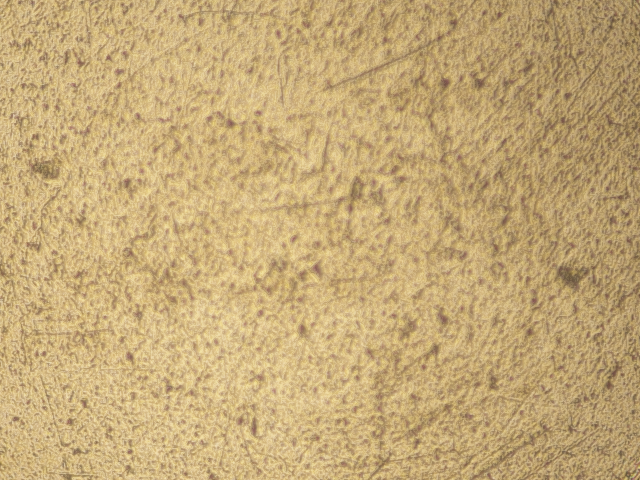
#> input picture data/wlsi-series/plataz001.tif, 640 x 480 px; its folder holds only this picture in this run
$ jupyter execute --allow-errors wlsi_processing.ipynb   (shell and % lines are left out)
#> lines starting #> are read from the running program, lines starting #| are printed output that depends on the picture
<a href="https://colab.research.google.com/github/opi-lab/optical-metrology-2021/blob/gh-pages/notebooks/wlsi_processing.ipynb" target="_parent"></a>

## White light scanning interferece microscopy

Andres Marrugo, PhD
Universidad Tecnológica de Bolívar

In this activity, we will estimate the 3D surface of a metallic sphere using White Light Scanning Interference Microscopy (WLSI), also called Coherence Scanning Interference (CSI) Microscopy.

[cell 1]
# Let's load the necessary libraries
from matplotlib import pyplot as plt
import numpy as np
import glob
import cv2

We need first to download the dataset for this example.

Let's download the images from the course repository. The code that follows is an [svn trick](https://stackoverflow.com/questions/7106012/download-a-single-folder-or-directory-from-a-github-repo) for downloading a folder from a Github repository.

We need first the dataset of images for reconstruction. We will store all the image filenames in a list.

[cell 2]
imlist = sorted(glob.glob('wlsi-series/*'))
N = len(imlist)

print('There are {} images'.format(N))

Read a couple of images.

[cell 3]
# Read two images from different positions

ind1 = 0
ind2 = 135

im1 = cv2.imread(imlist[ind1], 0)
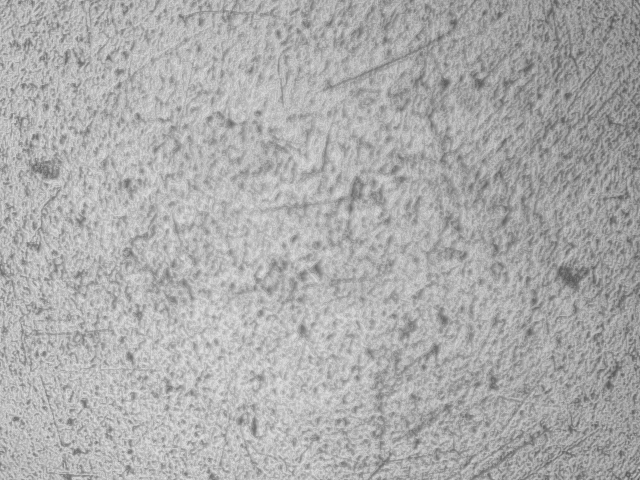
#> im1: shape (480, 640); min 83, max 226, mean 172.3
#> (the rest of this cell did not finish here and is left out)

[cell 4]
# Let's plot the two images

fig, ax = plt.subplots(1,2, figsize=(12,5))
ax[0].imshow(im1, cmap='gray'), ax[0].set_title('1st image of the series.')
#> (the rest of this cell did not finish here and is left out)

Note that not all images have fringes. The depth scan covers a larger range than the shape of the object. As in the following figure.

[cell 5]
# Let's read all images and store them in a numpy array

wlsi_data = []
for f in imlist:
    # print(f)
    image = cv2.imread(f, 0)
    wlsi_data.append(image)

wlsi_data = np.array(wlsi_data)
print('X_data shape:', wlsi_data.shape)
#| X_data shape: (1, 480, 640)

Note that for indexing any of the images you must use the first axis ``wlsi_data[1st axis, 2nd axis, 3rd axis]``.

We will plot the depth interferogram at a given pixel (x, y). Also note that the depth scan was performed with 0.1 microns steps.

[cell 6]
# Let's get the depth interferogram

# we get size of the array
n, h, w = wlsi_data.shape
#> n = 1; h = 480; w = 640

# We have to analyze at a given point (x, y)
x = 200
y = 300

# The z-axis goes from 0 to n*0.1 microns
z_axis = np.linspace(0, n*0.1, n)
#> z_axis = [0]

# Get the maximum value of the depth intereference pattern
ind = np.argmax(wlsi_data[:, y, x])
#> ind = 0
# Note that there are other methods for getting the envelope maximum
# or the centroid

print('The max value is located at index {}'.format(ind))
#| The max value is located at index 0
print('The max value is located at depth z = {:2.2f} microns'.format(z_axis[ind]))
#| The max value is located at depth z = 0.00 microns

# Plot the image and the intensity profile
fig, ax = plt.subplots(1,2, figsize=(19,8))
ax[0].imshow(wlsi_data[ind, :, :], cmap='gray')
ax[0].set_title('{}th image of the series.'.format(ind))
ax[0].plot(x, y, 'r.')

ax[1].plot(z_axis, wlsi_data[:, y, x])
ax[1].plot(z_axis[ind], wlsi_data[ind, y, x], 'or')
ax[1].set_xlabel('z [microns]')
ax[1].set_ylabel('Intensity profile')
plt.show()
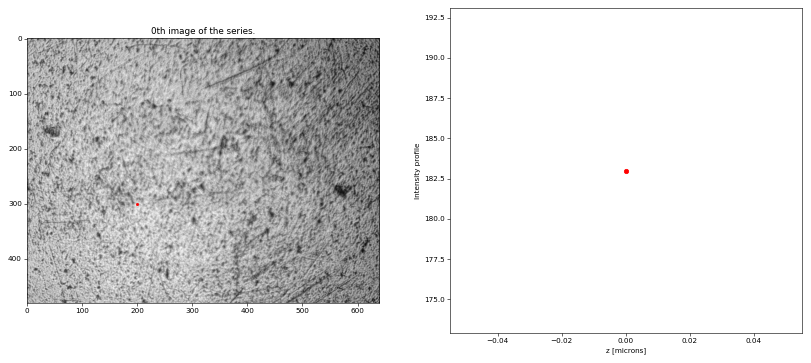
#> figure drawn by matplotlib, 2 panels

## TODO

You should use the stack of images and process them to obtain a 3D surface.

*   Modify the notebook and add comments to everything you do. Explain your reasoning behind your implementation.
*   Plot in 3D the surface and determine any problems with your implementation and propose how to solve them.
*   You may get a spiky 3D surface. Try to improve it by filtering or using a more robust WLSI method.

#> (a cell that did not finish here is left out)

[cell 8]
# We can plot as a 3D surface

from matplotlib import cm
from matplotlib.ticker import LinearLocator
# import numpy as np

X = np.linspace(-w/2, w/2, w)
#> X = 640 values from -320 to 320
Y = np.linspace(-h/2, h/2, h)
#> Y = 480 values from -240 to 240
X, Y = np.meshgrid(X, Y)

fig, ax = plt.subplots(subplot_kw={"projection": "3d"})


# Plot the surface.
#> (the rest of this cell did not finish here and is left out)
